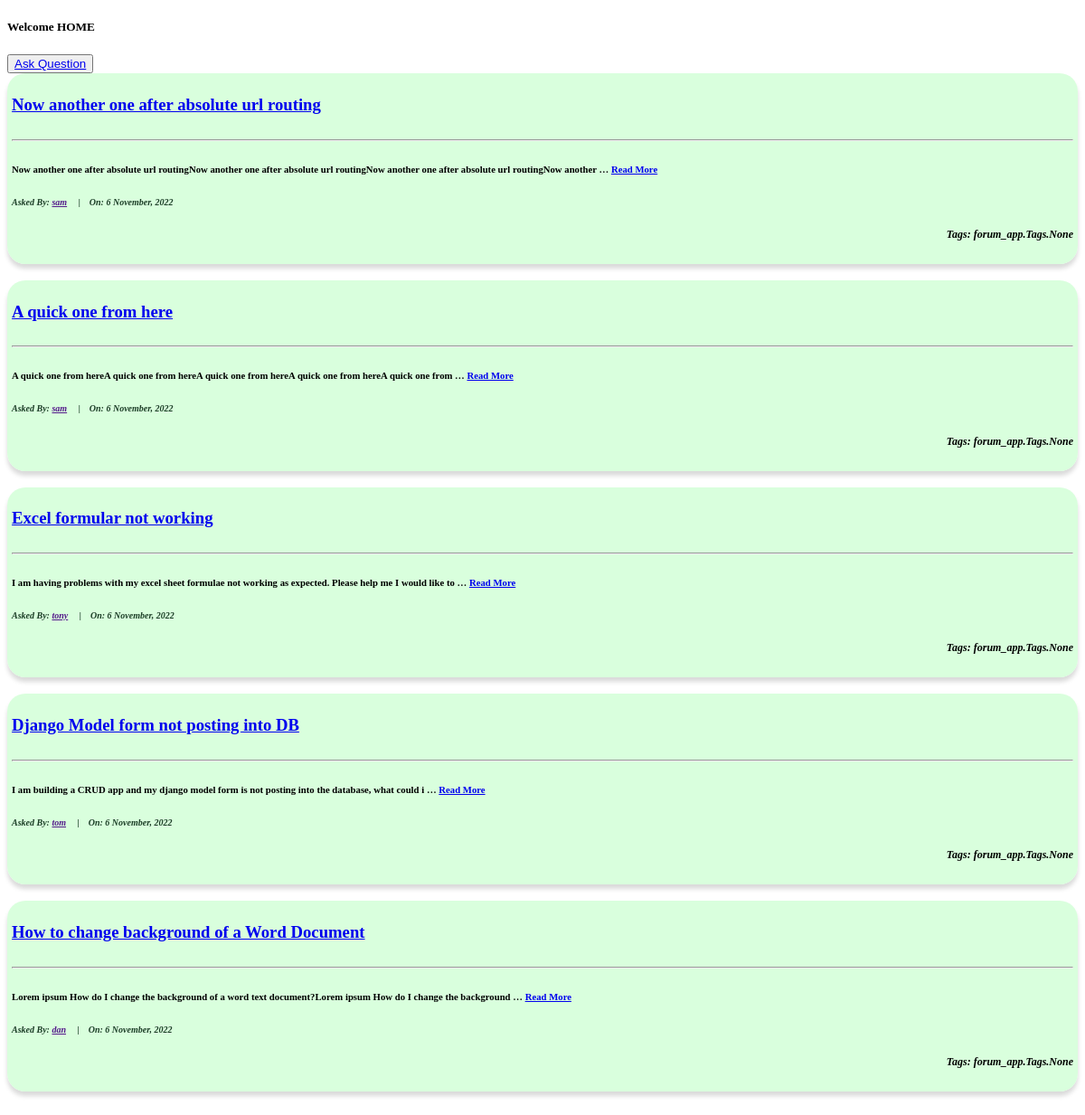
/, run on an earlier commit of the app's database.
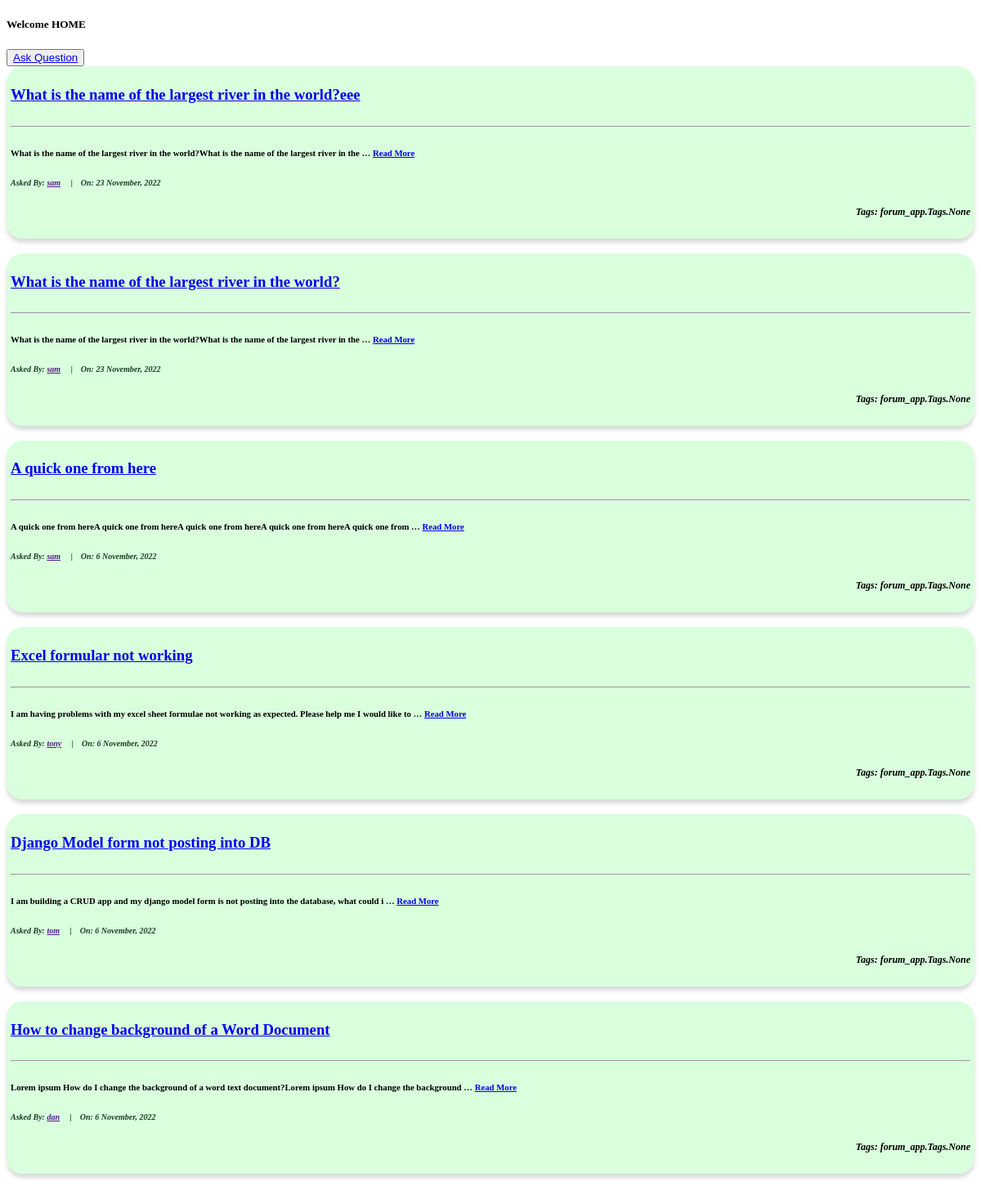
And on a later commit of the database.
### forum_app/models.py (models this page shows, shortened)
class Question(models.Model):
    user = models.ForeignKey(User, null=True, on_delete=models.DO_NOTHING)
    profile = models.ForeignKey(Profile, null=True, blank=True, on_delete=models.CASCADE)
    title = models.CharField(max_length=100, null=False, blank=False)
    body = RichTextField()
    created = models.DateTimeField(default=timezone.now)
    updated = models.DateTimeField(auto_now = True)
    categories = models.ManyToManyField(Categories)
    tags = models.ManyToManyField(Tags)
    likes = models.ManyToManyField(User, related_name='questions_post')

### forum_app/views.py (the view)
# urls.py: path('', views.QuestionListView.as_view(), name='home'),
class QuestionListView(ListView):
    model = Question
    context_object_name = 'questions'
    ordering = ['-created']

### forum_app/templates/forum_app/question_list.html (shortened to what this page needs)
{%extends 'base.html'%}
{%block content%}
<h5>Welcome HOME</h5>
<div class="container">
    <div>
        {% if user.is_authenticated %}
        <button><a href="{% url 'questions_create' %}">Ask Question</a></button>
        {% else %}
        <button class="btn"><a href="{% url 'login' %}">Ask Question</button>
        {% endif %}
    </div>
    <div class="list-question">
        <div class="questions">
            {% for question in questions %}
            <div class="container" style="background-color: rgba(209, 255, 213, 0.808); padding: 5px;
            box-shadow: rgba(0, 0, 0, 0.15) 0px 5px 5px 0px; border-radius: 20px;">
                <div id="title-sec" style="display: flex; align-items: center;">
                    <h3 id="fh3"><a href="{% url 'questions_detail' question.id %}">{{ question.title }}</a></h3>
                </div>
                <hr>
                {% if question.body|wordcount <= 20 %}
                <h6 id="fh6" style="text-align: left;">{{ question.body}}</h6>
                {% else %}
                <h6 id="fh6" style="text-align: left;">{{ question.body|truncatewords:20}} <a href="{% url 'questions_detail' question.id %}">Read More</a></h6>
                {% endif %}
                <h6 id="fh6" style="font-size: 10px; font-style: italic; color: rgb(28, 61, 39);">Asked By: <a href="">{{ question.user }}</a>
                    &nbsp;&nbsp;&nbsp; |&nbsp;&nbsp;&nbsp; On: {{question.created|date:"j F, Y"}}</h6>
                <h5 style="text-align: right; font-size: 12px; font-style: italic;">Tags: {{question.tags}}</h5>
            </div> <br>
            {% endfor %}
        </div>
    </div>
</div>
{%endblock content%}

### templates/base.html (shortened to what this page needs)
<!DOCTYPE html>
<html lang="en">
<head>
</head>
<body>
    {%block content%}
    {%endblock content%}
</body>
</html>

What changed in the data, as far as the page shows it:
removed Question: title "Now another one after absolute url routing", body "Now another one after absolute url routingNow another one after absolute url routingNow another one after absolute url routingNow another …", user "sam", created "6 November, 2022", tags "forum_app.Tags.None"
added Question: title "What is the name of the largest river in the world?eee", body "What is the name of the largest river in the world?What is the name of the largest river in the …", user "sam", created "23 November, 2022", tags "forum_app.Tags.None"
added Question: title "What is the name of the largest river in the world?", body "What is the name of the largest river in the world?What is the name of the largest river in the …", user "sam", created "23 November, 2022", tags "forum_app.Tags.None"
